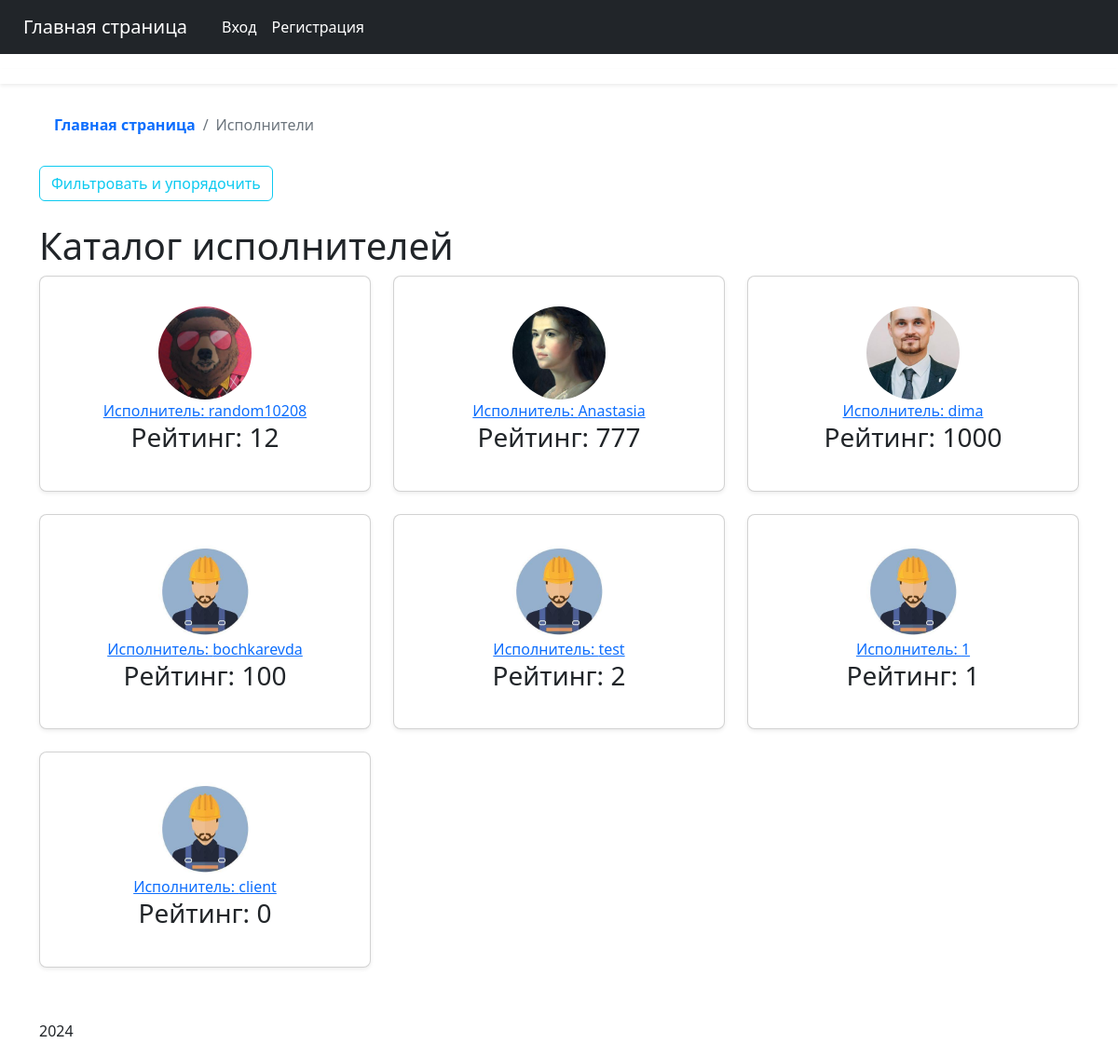
Screenshot of /users/workers with the database file from the repository.
### users/models.py (models this page shows, shortened)
class Worker(models.Model):
    user = models.OneToOneField(User, on_delete=models.CASCADE)
    rating = models.IntegerField(null=True, default=0)
    experience = models.TextField(null=True)

class Profile(models.Model):
    user = models.OneToOneField(User, on_delete=models.CASCADE)
    image = models.ImageField(default='default.jpg', upload_to='profile_pics')

### users/views.py (the view)
# urls.py: path('workers', WorkerListView.as_view(), name='workers'),
class WorkerListView(ListView):
    model = Worker
    template_name = 'users/workers.html'
    context_object_name = 'workers'
    paginate_by = 10

### users/templates/users/workers.html (shortened to what this page needs)
{% extends "searchwork/base_client.html" %}
{% block content %}
{% if workers %}
<ol class="breadcrumb p-3 bg-body-tertiary rounded-3">
      <li class="breadcrumb-item">
        <a class="link-body-emphasis fw-semibold text-decoration-none" href="{% url 'searchwork-about' %}">Главная страница</a>
      </li>
      <li class="breadcrumb-item active" aria-current="page">
        Исполнители
      </li>
    </ol>
<div class="d-flex justify-content-between">
    <div>
            <a class="btn btn-outline-info" href="{% url 'filter-workers' %}">Фильтровать и упорядочить</a>
    </div>
</div>
<br/>
            <h1>Каталог исполнителей</h1>
            <div class="row row-cols-1 row-cols-md-3 mb-3 text-center">
                {% for worker in workers %}
                      <div class="col">
                        <div class="card mb-4 rounded-3 shadow-sm">
                          <div class="card-body">
                            <ul class="list-unstyled mt-3 mb-4">
                              <li>
                                  <img class="rounded-circle article-img" src="{{ worker.user.profile.image.url }}" width="100" height="100" alt="аватар заказчика">
                              </li>
                                <li><a class="mr-2" href="{% url 'worker-profile' worker.id %}">Исполнитель: {{ worker.user.username }}</a></li>
                                <h3>Рейтинг: {{ worker.rating }}</h3>
                            </ul>
                          </div>
                        </div>
                      </div>
                {% endfor %}
            </div>
        {% else %}
            <h1>Не найдено ни одного исполнителя.</h1>
            <a class="btn btn-outline-info" href="{% url 'worker' %}">Стать исполнителем</a>
        {% endif %}
{% endblock content %}

### rows the page displays
Worker: user.profile.image (picture), user.username "random10208", rating "12"
Worker: user.profile.image (picture), user.username "Anastasia", rating "777"
Worker: user.profile.image (picture), user.username "dima", rating "1000"
Worker: user.profile.image (placeholder picture), user.username "bochkarevda", rating "100"
Worker: user.profile.image (placeholder picture), user.username "test", rating "2"
Worker: user.profile.image (placeholder picture), user.username "1", rating "1"
Worker: user.profile.image (placeholder picture), user.username "client", rating "0"
